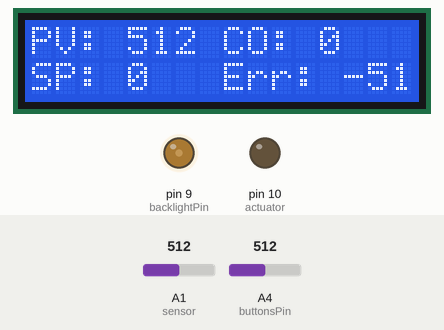
Bench run of a sketch on a simulated Arduino Uno, built with avr-gcc and run on an emulated ATmega328P. Parts: 16×2 character LCD, output pins drawn as LEDs (lit = HIGH). Inputs (shaded band) come from the test bench; at power-on: A4 (buttonsPin) = 512, A1 (sensor) = 512. What the sketch prints to the serial monitor is not drawn.

Above: at 1.2 s.
1.3 s: A4 (buttonsPin) set to 640
4.3 s: A4 (buttonsPin) set to 668
At 4.5 s:
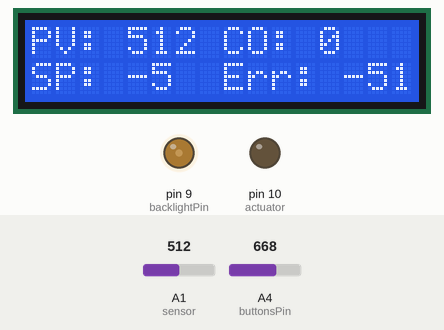
5.8 s: A4 (buttonsPin) set to 415
At 7.2 s:
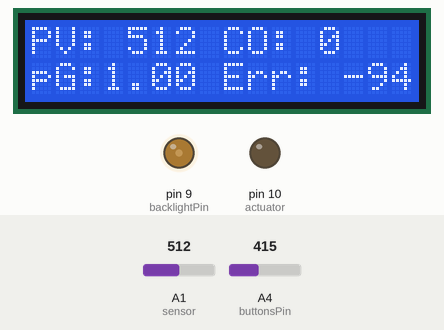
8.8 s: A4 (buttonsPin) set to 660
At 11.12 s:
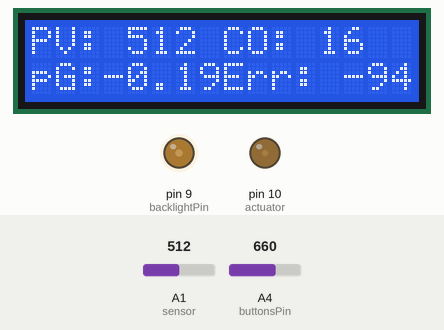
11.8 s: A1 (sensor) set to 356
At 12.7 s:
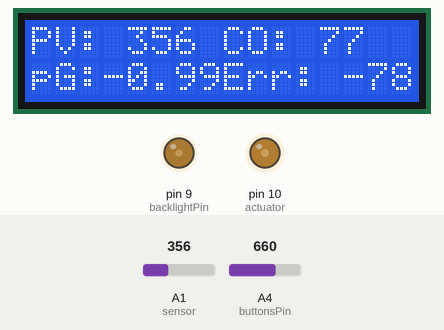
14.8 s: A1 (sensor) set to 339
At 15.2 s:
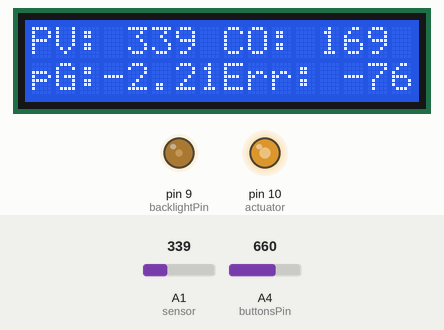
Timing chart, 0 to 18.9 s (numbered marks = the images above; inputs shaded):
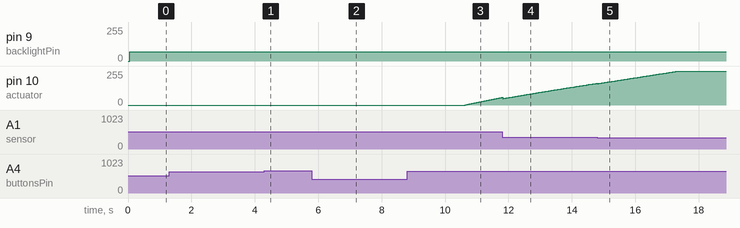

Measured:
- the behaviour switches between 340 and 339 on A1 (sensor) (found by bisection; images 4 and 5)
- after the input at 4.3 s, the display: changes at once (image 1)
- after the input at 5.8 s, the display: changes after 0.06 s (image 2)
- after the input at 8.8 s, pin 10 (actuator): moves from 0/255 to 57/255 over 1.2 s, starting after 1.8 s; the display: first changes after 0.05 s (image 3 shows a later state)

The sketch:

Pgain.ino
```cpp
/* This code implements a control system with a proportional controller using LCD for
user interface and feedback. The code reads sensor values, calculates the control output
based on the setpoint and feedback error, and adjusts the actuator accordingly. It also allows
the user to control the system by adjusting the SP and P Gain through 4 buttons connected to an
analog pin. The LCD displays relevant information such as PV, CO ,SP, pGain and Error.*/

#include <LiquidCrystal.h>

// Pin for the buttons
const int buttonsPin = A4;  // All four buttons are connected to one analogInput ( A4)
int buttonsValue = 0;  // declare button value that ranges from 0-1024
int screenState = 0;  // declare screen state


//LCD
const int rs = 12, en = 11, d4 = 5, d5 = 4, d6 = 3, d7 = 2;
LiquidCrystal lcd(rs, en, d4, d5, d6, d7);
int backlightPin = 9; // Pin for controlling LCD backlight
int contrast = 70;    // Pin for controlling LCD backlight

float gainplus;  // declare added value for P Gain
float gainminus; // declare subtracted value for P Gain
int setPointplus; // declare added value for SP
int setPointminus; // declare subtracted value for SP

int sensor = A1;  // Setting the pin for the sensor
int actuator = 10;   // Select the pin for the LED
int PV = 0;     //  The process variable / LDR value
int setPoint = 0;   // declare Setpoint
int CO = 0;     // Control output value
int Error = 0;   // declare variable to store the error
float pGain = 1.0;    // declare the P Gain variable


void setup() {
  // Set up the actuator pin as an output
  pinMode(actuator, OUTPUT);

  // Initialize serial communication at a baud rate of 9600
  Serial.begin(9600);

  // Initialize the LCD with 16 columns and 2 rows
  lcd.begin(16, 2);

    // Set the backlight pin as an output
  pinMode(backlightPin, OUTPUT);

}

void loop() {
  // Set the backlight brightness using the contrast value
  analogWrite(backlightPin, contrast);

  // Read the analog sensor value (PV) between 0-1024
  PV = analogRead(sensor);

  // Calculate the control output (CO) based on the setpoint and feedback error
  Error = setPoint-PV;       // Error is SP - PV
  CO = (pGain*Error)/10;     // multiply the Error by the Pgain
                            // divide by ten for better results as Pgain can vary in low decimal value

  // Limit the control output within the valid range
  if (CO >255) {
    CO = 255;      // putting Cap on the max value to not exceed 255
  }
    if (CO <0) {
      CO = 0;       // putting Cap on the min value not to be less than 0
    }

  // Set the actuator output based on the control output
  analogWrite(actuator, CO);

// Handle button presses and update setpoint or P Gain
if(screenState == 3) {
  // If button 4 is pressed on screen 3, increase the value in P Gain by 0.01
  if (buttonsValue < 800 && buttonsValue > 750) {
    gainplus = pGain + 0.01;
    pGain = gainplus;
  }
  // If button 4 is pressed on screen 3, decrease the value in P Gain by 0.01
  else if (buttonsValue < 749 && buttonsValue > 650) {
      gainminus = pGain - 0.01;
      pGain = gainminus;
  }
}

if(screenState == 2) {
  // If button 3 is pressed on screen 2, increase the value in setPoint by 5
  if (buttonsValue < 800 && buttonsValue > 750) {
    setPointplus = setPoint + 5;
    setPoint = setPointplus;
  }
  // If button 3 is pressed on screen 2, decrease the value in setPoint by 5
  else if (buttonsValue < 749 && buttonsValue > 650) {
      setPointminus = setPoint - 5;
      setPoint = setPointminus;
  }
}

// Switch the LCD display based on the screen state
screenSwitch ();
switch(screenState) {
  case 3:      // On the LCD, show the value of PV, CO, Error and variable pGain
    lcd.clear();
    lcd.setCursor(0, 0);
    lcd.print("PV: ");
    lcd.print(PV);
    lcd.setCursor(8, 0);
    lcd.print("CO: ");
    lcd.print(CO);

    lcd.setCursor(0, 1);
    lcd.print("pG:");
    lcd.print(pGain);
    lcd.setCursor(8, 1);
    lcd.print("Err: ");
    lcd.print(Error);
      break;

  case 2:    // On the LCD, show the value of PV, CO, Error and variable SP
    lcd.clear();
    lcd.setCursor(0, 0);
    lcd.print("PV: ");
    lcd.print(PV);
    lcd.setCursor(8, 0);
    lcd.print("CO: ");
    lcd.print(CO);

    lcd.setCursor(0, 1);
    lcd.print("SP: ");
    lcd.print(setPoint);
    lcd.setCursor(8, 1);
    lcd.print("Err: ");
    lcd.print(Error);
      break;

}

// Print the values on serial Monitor to obtain garph on serial plotter
  Serial.print(setPoint);
  Serial.print(",");
  Serial.print(PV);
  Serial.print(",");
  Serial.print(CO);
  Serial.print(",");
  Serial.print(pGain);

  Serial.println();


}


void screenSwitch () {
  // Read the value of the buttons from the analog pin
  buttonsValue = analogRead(buttonsPin);

  // Switch the screen state based on the button value range

  // If button 2 is pressed, swtich the LCD screen to screen 2
  if (buttonsValue < 649 && buttonsValue > 425) {
    // Set the screen state to 2
    screenState = 2;
    //delay(100);
  }

  // If button 1 is pressed, swtich the LCD screen to screen 3
  if (buttonsValue < 425 && buttonsValue >= 0) {
    // Set the screen state to 3
    screenState = 3;
    //delay(100);
  }


}
```
